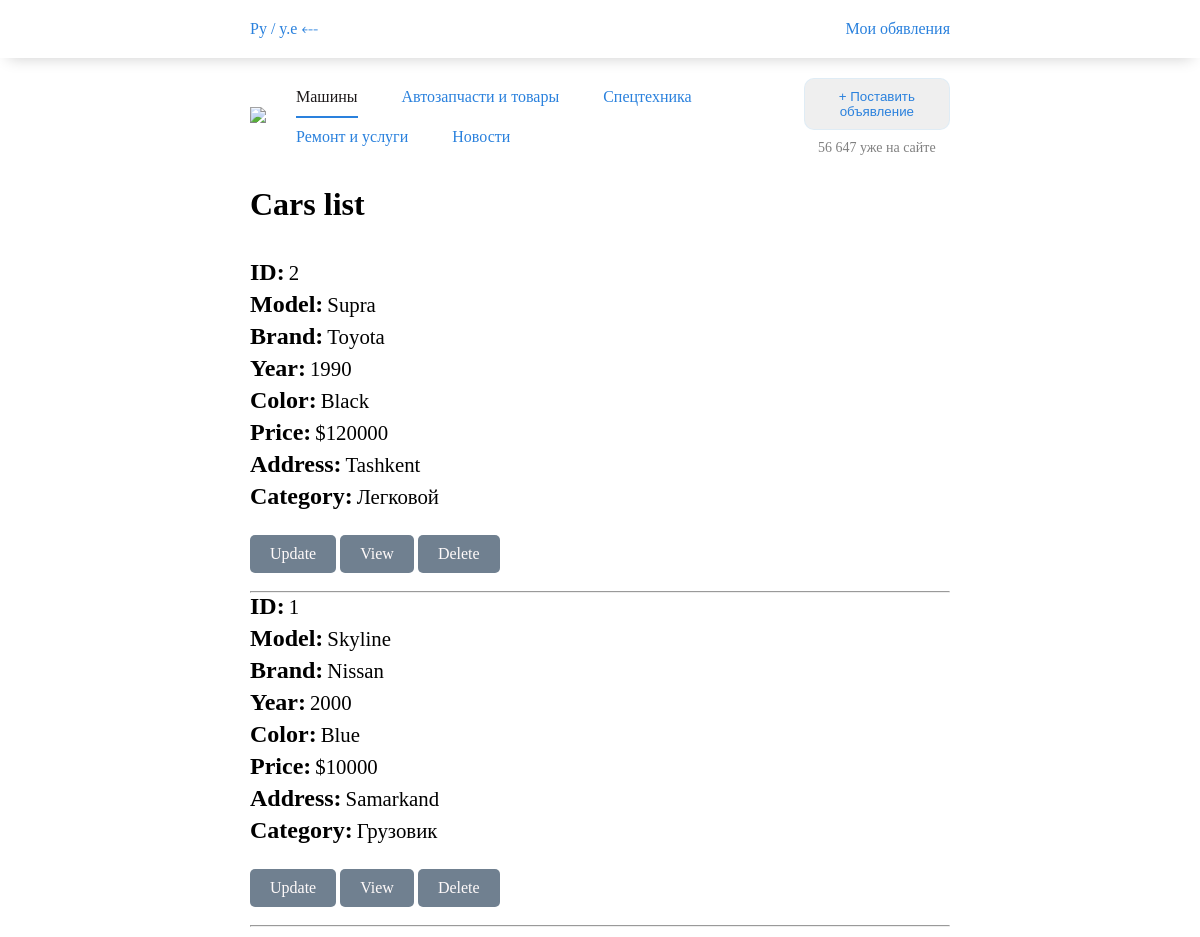
The app's page /products/cars/, older data.
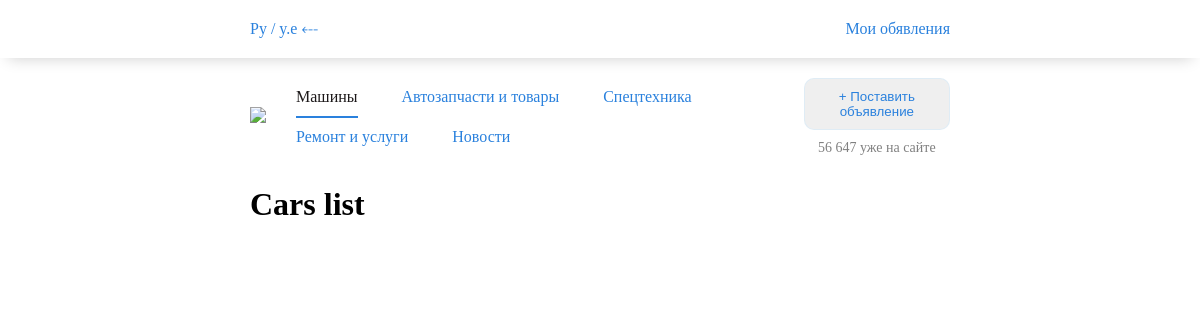
The same page, newer data.
### products/models.py (models this page shows, shortened)
class Cars(models.Model):
    brand = models.CharField(max_length=50)
    model = models.CharField(max_length=50)
    year = models.IntegerField()
    color = models.CharField(max_length=50)
    price = models.IntegerField()
    author_of_ad = models.ForeignKey(User, on_delete=models.CASCADE)
    created_at = models.DateTimeField(auto_now_add=True)
    address = models.CharField(max_length=255)
    likes = models.TextField(default='[]')
    images = models.ManyToManyField(CarImage)
    category = models.CharField(max_length=50)
    class Meta:
        verbose_name = 'Car'
        verbose_name_plural = 'Cars'
        ordering = ['-created_at']

### products/views.py (the view)
# urls.py: path("cars/", cars_view, name='cars_view'),
def cars_view(request):
    cars = Cars.objects.all()
    images = CarImage.objects.all()
    context = {"cars": []}
    for car in cars:
        car_images = images.filter(car=car)
        context["cars"].append({
            "car": car,
            "images": car_images
        })
    return render(request, 'cars_list.html', context)

### products/templates/cars_list.html (shortened to what this page needs)
{% extends 'base.html' %}
{% block content %}
<h1>Cars list</h1>
<br>
<br>
<ul>
  {% for obj in cars %}
  <li>
    <div class="container">
      <div class="right">
        <b>ID:</b> <span>{{ obj.car.id }}</span> <br />
        <b>Model:</b> <span>{{ obj.car.model|title }}</span> <br />
        <b>Brand:</b> <span>{{ obj.car.brand }}</span> <br />
        <b>Year:</b> <span>{{ obj.car.year }}</span> <br />
        <b>Color:</b> <span>{{ obj.car.color }}</span> <br />
        <b>Price:</b> <span>${{ obj.car.price }}</span> <br />
        <b>Address:</b> <span>{{ obj.car.address }}</span> <br />
        <b>Category:</b> <span>{{ obj.car.category }}</span> <br />
      </div>
    </div>
    <a class="btn-link" href="{% url 'update_car_view' obj.car.id %}">Update</a>
    <a class="btn-link" href="{% url 'car_details_view' obj.car.id %}">View</a>
    <a class="btn-link" href="#" onclick="conformDeletion('{{obj.car.id}}')">Delete</a>
    <br />
    <br />
    <hr />
  </li>
  {% endfor %}
</ul>
{% endblock %}

Row changes from the older to the newer data that the page shows:
removed Cars: car.id "2", car.model "Supra", car.brand "Toyota", car.year "1990", car.color "Black", car.price "120000", car.address "Tashkent", car.category "Легковой"
removed Cars: car.id "1", car.model "Skyline", car.brand "Nissan", car.year "2000", car.color "Blue", car.price "10000", car.address "Samarkand", car.category "Грузовик"
